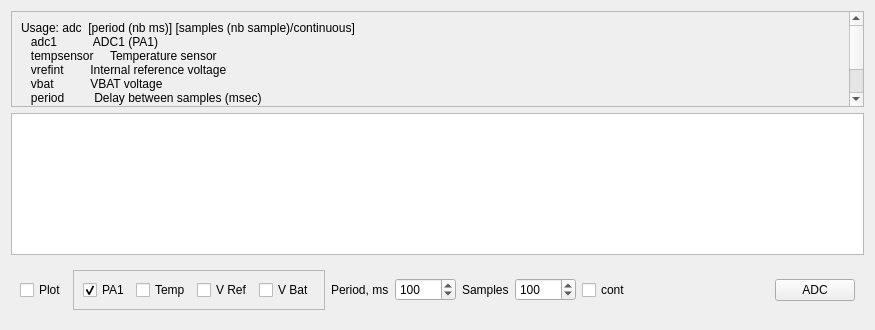
<?xml version="1.0" encoding="UTF-8"?>
<ui version="4.0">
 <class>ADC</class>
 <widget class="QWidget" name="ADC">
  <property name="geometry">
   <rect>
    <x>0</x>
    <y>0</y>
    <width>875</width>
    <height>330</height>
   </rect>
  </property>
  <property name="windowTitle">
   <string>Form</string>
  </property>
  <layout class="QVBoxLayout" name="verticalLayout">
   <item>
    <widget class="QScrollArea" name="sHelp">
     <property name="widgetResizable">
      <bool>true</bool>
     </property>
     <widget class="QWidget" name="scrollAreaWidgetContents">
      <property name="geometry">
       <rect>
        <x>0</x>
        <y>0</y>
        <width>844</width>
        <height>178</height>
       </rect>
      </property>
      <layout class="QVBoxLayout" name="verticalLayout_2">
       <item>
        <widget class="QLabel" name="label">
         <property name="text">
          <string>Usage: adc &lt;adc1/tempsensor/vrefint/vbat&gt; [period (nb ms)] [samples (nb sample)/continuous]
   adc1           ADC1 (PA1)
   tempsensor     Temperature sensor
   vrefint        Internal reference voltage
   vbat           VBAT voltage
   period         Delay between samples (msec)
   samples        Number of samples
   continuous     Read continuously
</string>
         </property>
        </widget>
       </item>
      </layout>
     </widget>
    </widget>
   </item>
   <item>
    <widget class="QChartView" name="sADC_Graph"/>
   </item>
   <item>
    <widget class="QWidget" name="control" native="true">
     <layout class="QHBoxLayout" name="horizontalLayout">
      <item>
       <widget class="QCheckBox" name="cPlot">
        <property name="text">
         <string>Plot</string>
        </property>
       </widget>
      </item>
      <item>
       <widget class="QFrame" name="frame">
        <property name="minimumSize">
         <size>
          <width>0</width>
          <height>0</height>
         </size>
        </property>
        <property name="frameShape">
         <enum>QFrame::StyledPanel</enum>
        </property>
        <property name="frameShadow">
         <enum>QFrame::Raised</enum>
        </property>
        <layout class="QHBoxLayout" name="horizontalLayout_2">
         <item>
          <widget class="QCheckBox" name="cADC1">
           <property name="text">
            <string>PA1</string>
           </property>
           <property name="checked">
            <bool>true</bool>
           </property>
          </widget>
         </item>
         <item>
          <widget class="QCheckBox" name="cTemp">
           <property name="text">
            <string>Temp</string>
           </property>
          </widget>
         </item>
         <item>
          <widget class="QCheckBox" name="cVRef">
           <property name="text">
            <string>V Ref</string>
           </property>
          </widget>
         </item>
         <item>
          <widget class="QCheckBox" name="cVBat">
           <property name="text">
            <string>V Bat</string>
           </property>
          </widget>
         </item>
        </layout>
       </widget>
      </item>
      <item>
       <widget class="QLabel" name="label_15">
        <property name="text">
         <string>Period, ms</string>
        </property>
       </widget>
      </item>
      <item>
       <widget class="QSpinBox" name="sPeriod">
        <property name="minimum">
         <number>10</number>
        </property>
        <property name="maximum">
         <number>10000</number>
        </property>
        <property name="value">
         <number>100</number>
        </property>
       </widget>
      </item>
      <item>
       <widget class="QLabel" name="label_14">
        <property name="text">
         <string>Samples</string>
        </property>
       </widget>
      </item>
      <item>
       <widget class="QSpinBox" name="sSamples">
        <property name="minimum">
         <number>1</number>
        </property>
        <property name="maximum">
         <number>10000</number>
        </property>
        <property name="value">
         <number>100</number>
        </property>
       </widget>
      </item>
      <item>
       <widget class="QCheckBox" name="chkUnlim">
        <property name="text">
         <string>cont</string>
        </property>
        <property name="tristate">
         <bool>false</bool>
        </property>
       </widget>
      </item>
      <item>
       <spacer name="horizontalSpacer_7">
        <property name="orientation">
         <enum>Qt::Horizontal</enum>
        </property>
        <property name="sizeHint" stdset="0">
         <size>
          <width>129</width>
          <height>20</height>
         </size>
        </property>
       </spacer>
      </item>
      <item>
       <widget class="QPushButton" name="bADC">
        <property name="text">
         <string>ADC</string>
        </property>
       </widget>
      </item>
     </layout>
    </widget>
   </item>
  </layout>
 </widget>
 <customwidgets>
  <customwidget>
   <class>QChartView</class>
   <extends>QGraphicsView</extends>
   <header location="global">QtCharts</header>
  </customwidget>
 </customwidgets>
 <resources/>
 <connections>
  <connection>
   <sender>bADC</sender>
   <signal>clicked()</signal>
   <receiver>ADC</receiver>
   <slot>cmd()</slot>
   <hints>
    <hint type="sourcelabel">
     <x>818</x>
     <y>292</y>
    </hint>
    <hint type="destinationlabel">
     <x>437</x>
     <y>164</y>
    </hint>
   </hints>
  </connection>
 </connections>
 <slots>
  <slot>cmd()</slot>
 </slots>
</ui>
